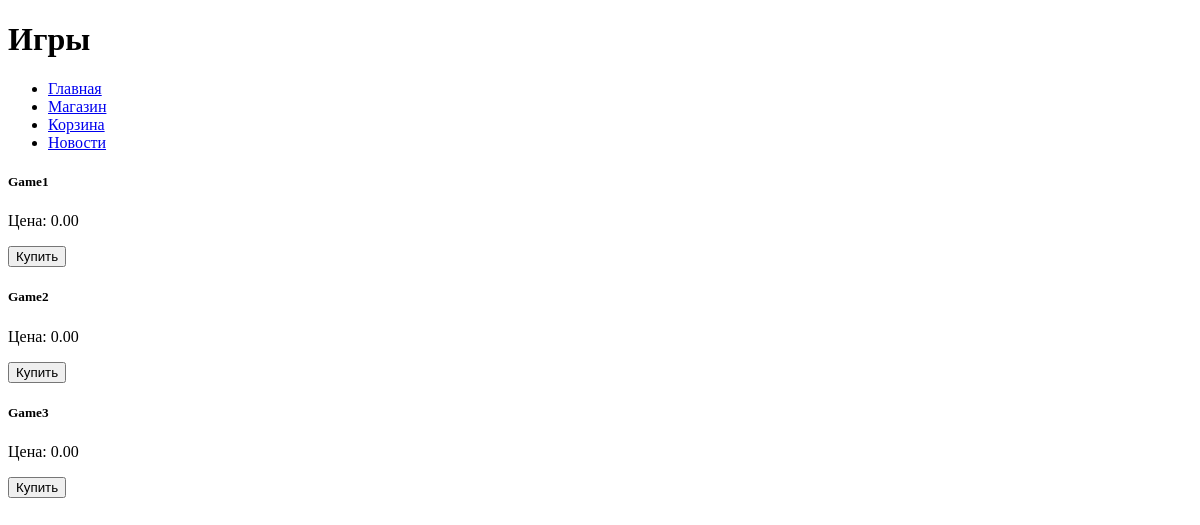
Before: /menu/shop/ with the older database file.
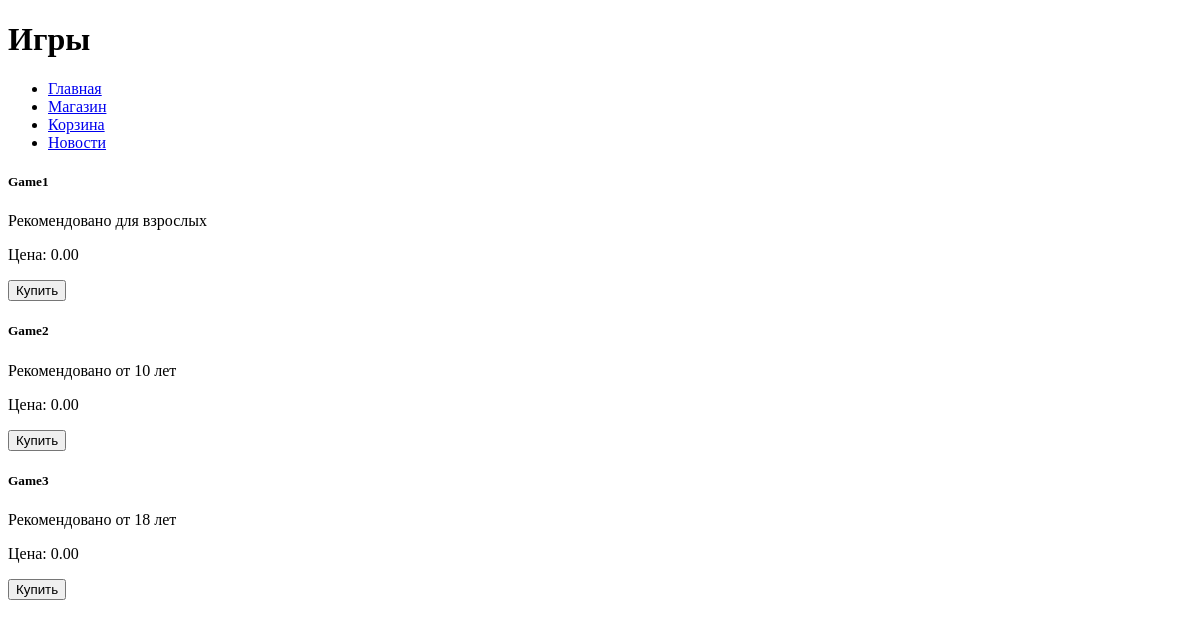
After: the same page with the newer database file.
### task1/models.py (models this page shows, shortened)
class Game(models.Model):
    title = models.CharField(max_length=100)
    cost = models.DecimalField(max_digits=10, decimal_places=2, default=0)
    size = models.DecimalField(max_digits=10, decimal_places=2, default=0)
    description = models.TextField()
    age_limited = models.BooleanField(default=False)
    buyers = models.ManyToManyField(Buyer, related_name='games')

### task1/views.py (the view)
# urls.py: path('menu/shop/', shop_view, name='shop'),
def shop_view(request):
    games = Game.objects.all()
    context = {
        'games': games
    }
    return render(request, 'fouth_task/shop.html', context)

### templates/fouth_task/shop.html
{% extends 'fouth_task/menu.html' %}
{% block pagename %}Игры{% endblock %}
{% block content %}
{% for game in games %}
<div class="card-body">
    <h5 class="card-title">{{ game.title }}</h5>
    <p class="card-text">{{ game.description }}</p>
    <p class="card-text">Цена: {{ game.cost }}</p>
    <button>Купить</button>
</div>
{% endfor %}
{% endblock %}

Changed rows visible on the page:
changed Game "Game1": description (not shown) → "Рекомендовано для взрослых"
changed Game "Game2": description (not shown) → "Рекомендовано от 10 лет"
changed Game "Game3": description (not shown) → "Рекомендовано от 18 лет"
